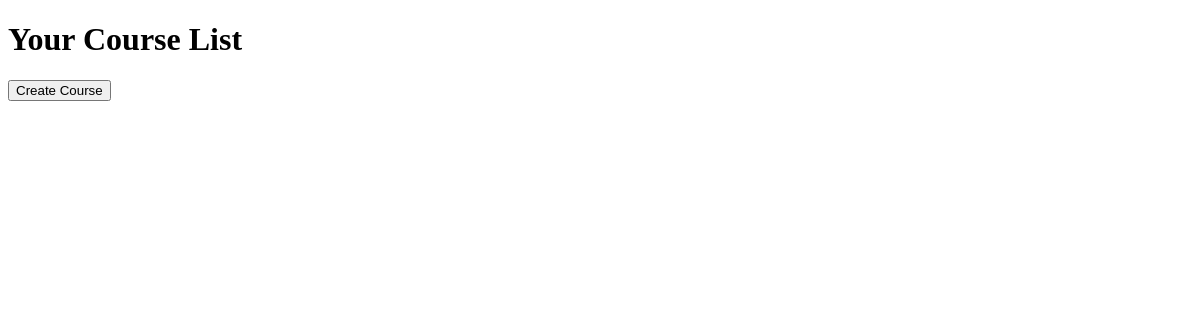
/system/view/ (signed in), run on an earlier commit of the app's database.
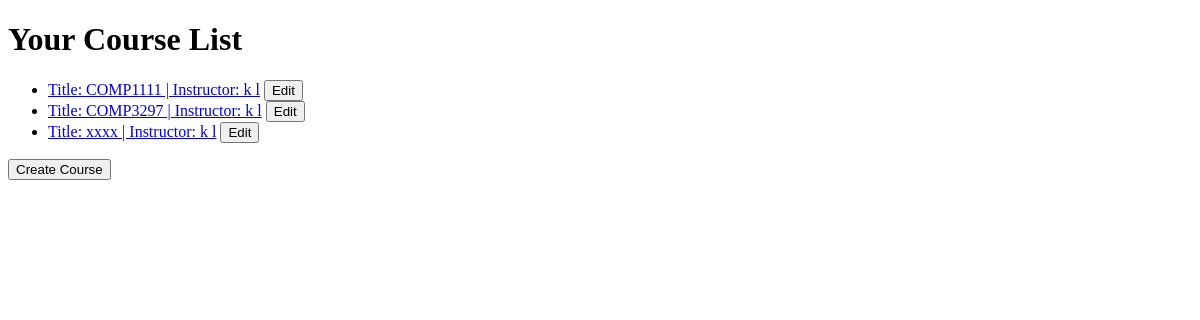
And on a later commit of the database.
### system/models.py (models this page shows, shortened)
class Course(models.Model):
	instructor = models.ForeignKey(Instructor, on_delete=models.CASCADE)
	category = models.ForeignKey(Category,on_delete=models.CASCADE)
	title = models.CharField(max_length=200)
	description = models.TextField()
	CECU_value = models.IntegerField()
	STATUS = (
		(0,'Open'),
		(1,'Pending'),
		(2,'Closed'),
	)
	status = models.IntegerField(choices=STATUS)
	def __str__(self):
		return f'Title: {self.title} | Instructor: {self.instructor.first_name} {self.instructor.last_name}'

### system/views.py (the view)
# urls.py: path('view/', views.showCourses, name='showCourses'),                                               # view course list
def showCourses(request, **kwargs):
	user_id = request.user.id
	users = Instructor.objects.filter(id=user_id)
	template = loader.get_template("showCourses.html")
	if len(users)==0:
		type = 'learner'
		course_list = list(enroll.course for enroll in Enroll.objects.filter(learner__id=user_id).order_by('status'))
		status = list(enroll.status for enroll in Enroll.objects.filter(learner__id=user_id).order_by('status'))
	else:
		type = 'instructor'
		course_list = list(Course.objects.filter(instructor__id=user_id).order_by('status'))
		status = list(c.status for c in Course.objects.filter(instructor__id=user_id).order_by('status'))
	context = {
		'course_list': course_list,
		'type': type,
		'status': status,
	}
	return HttpResponse(template.render(context, request))

### templates/manageModules/showCourses.html (shortened to what this page needs)
<!DOCTYPE html>
<html>
<head>
	<h1>Your Course List</h1>
	<link rel="stylesheet" type="text/css" href="/static/stylesheets/style_show_c.css">
</head>
<body>
	{% if user.is_authenticated %}
		{% if type == "instructor" %}
			<ul>
			{% for course in course_list %}
				<li>
					<a href="/system/view/{{course.id}}/">{{course}}</a>
					<button class="editCourse" data-courseID="{{course.id}}" data-instructorID="{{user.id}}">Edit</button>
				</li>
			{% endfor %}
			</ul>
			<button id="create_course" data-instructorID="{{user.id}}">Create Course</button>
		{% endif %}
	{% else %}
		<div>
			You are not logged in!<br>
			<a href="/accounts/login/">login</a>
		</div>
	{% endif %}
</body>
</html>

What changed in the data, as far as the page shows it:
added Course: title+instructor "Title: COMP1111 | Instructor: k l"
added Course: title+instructor "Title: COMP3297 | Instructor: k l"
added Course: title+instructor "Title: xxxx | Instructor: k l"
